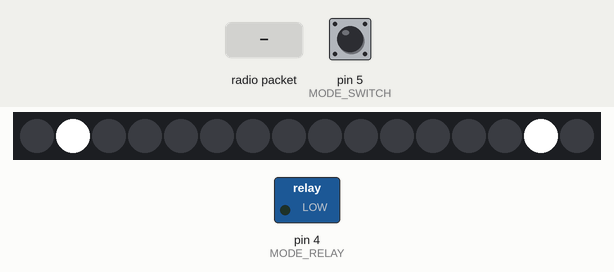
A sketch run on a simulated Arduino Uno, built with avr-gcc and run on an emulated ATmega328P. Shown: 16 RGB LEDs in strip order, left to right, switched loads named in the sketch (green lamp = pin HIGH). Inputs (shaded band) come from the test bench; at power-on: pin 5 (MODE_SWITCH) HIGH. No radio packets arrive unless stated.

Above: at 1.2 s.
1.3 s: pin 5 (MODE_SWITCH) pulled LOW for 0.15 s
At 2.5 s:
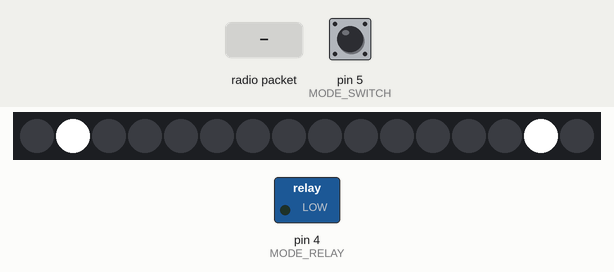
2.9 s: radio packet "1" arrives
At 4.1 s:
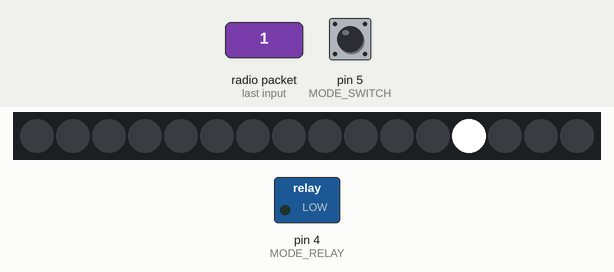
4.4 s: pin 5 (MODE_SWITCH) pulled LOW for 1 s
At 4.9 s:
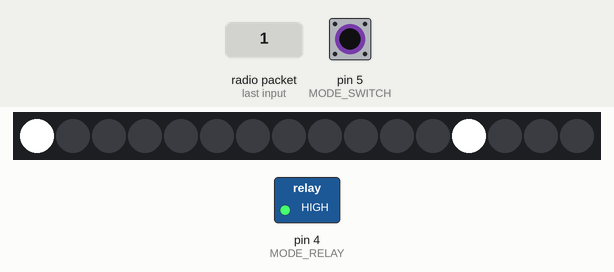
6.9 s: pin 5 (MODE_SWITCH) pulled LOW for 3.2 s
At 11.5 s:
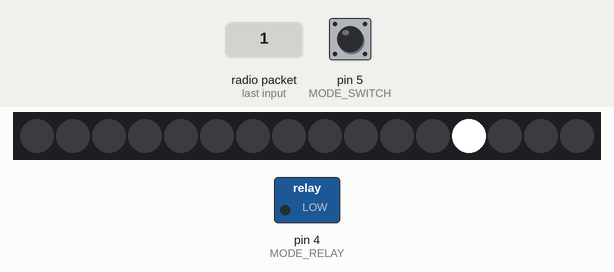
Timing chart, 0 to 12.6 s (numbered marks = the images above; inputs shaded):
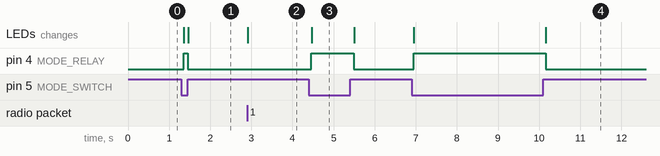

Measured:
- after the input at 1.3 s, pin 4 (MODE_RELAY): LOW → HIGH after 0.05 s, → LOW 0.10 s later; the LEDs: first change after 0.06 s (image 1 shows a later state)
- after the input at 2.9 s, the LEDs: change at once (image 2)
- after the input at 4.4 s, pin 4 (MODE_RELAY): LOW → HIGH after 0.06 s, → LOW 1.0 s later; the LEDs: change after 0.06 s (image 3)
- after the input at 6.9 s, pin 4 (MODE_RELAY): LOW → HIGH after 0.05 s, → LOW 3.2 s later; the LEDs: first change after 0.05 s (image 4 shows a later state)

The sketch:

relay.ino
```cpp
#include "Tlc5940.h"
#include <SPI.h>
#include "nRF24L01.h"
#include "RF24.h"

RF24 radio(6,7);
byte addresses[][7] = {"1Relay","2Relay"};

uint8_t data [2][12] = {{ 1, 2, 3, 4, 5, 6, 7, 8, 9,10,11,0},{ 0,11,10,9,8,7,6,5,4,3,2,1}};

#define MODE_SWITCH 5
#define MODE_RELAY 4

//can be 0 or 1
#define BOARD_ID 0

void setup()
{
  Tlc.init(0);

  radio.begin();                          // Start up the radio
  radio.setAutoAck(1);                    // Ensure autoACK is enabled
  radio.setRetries(15,15);                // Max delay between retries & number of retries
  radio.setPayloadSize(24);        //payload
  radio.setDataRate(RF24_1MBPS);  //data rate to 1Mbps
  radio.openReadingPipe(1,addresses[0]);
  radio.startListening();                 // Start listening

  pinMode(MODE_SWITCH, INPUT);
  digitalWrite(MODE_SWITCH, HIGH); //pullup
  pinMode(MODE_RELAY, OUTPUT);
}

void loop()
{
  Tlc.clear();

  if (digitalRead(MODE_SWITCH))
  {
    digitalWrite(MODE_RELAY, LOW);
    for (char y = 0; y < 12; y ++) for (char x = 0; x < 12; x ++) if (data[BOARD_ID][y] == x) Tlc.set(x+y*12, 4095);
  }
  else
  {
    digitalWrite(MODE_RELAY, HIGH);
    for (char y = 0; y < 12; y ++) for (char x = 0; x < 12; x ++) if (data[1-BOARD_ID][y] == x) Tlc.set(x+y*12, 4095);
  }

  Tlc.update();
  delay(100);
  /*
  for (unsigned char channel = 0; channel < 144; channel ++)
  {
    Tlc.clear();
    Tlc.set(channel, 4095);

    Tlc.update();

    delay(250);
 }*/

  if( radio.available())
  {
    radio.read(data, 24);             // Get the payload
  }
}
```
